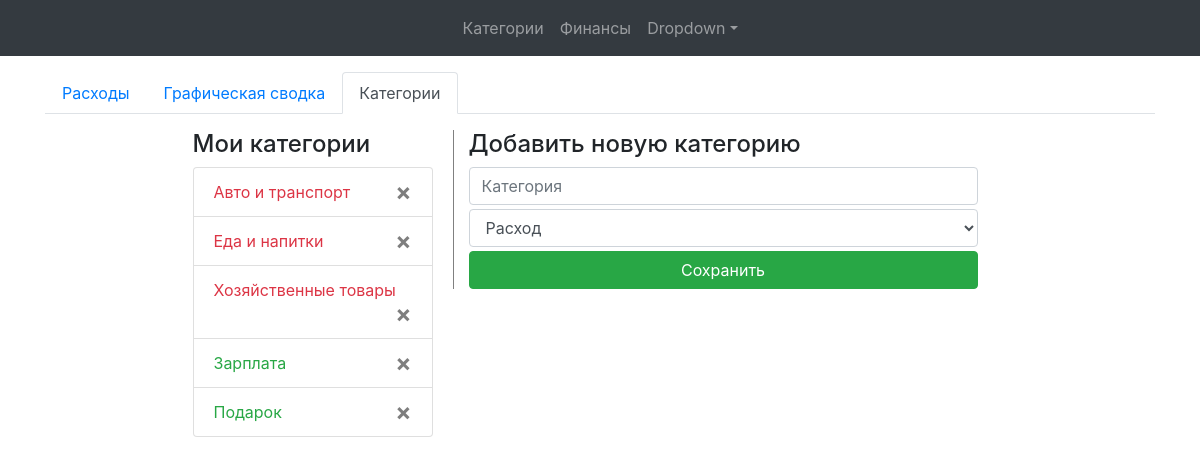
The page /category/ on the database its author committed.
### budget/models.py (models this page shows)
class Category(models.Model):
    name = models.CharField(max_length=32, verbose_name="Категория")
    user = models.ForeignKey(User, blank=True, null=True, on_delete=models.CASCADE)
    type_pay = models.PositiveSmallIntegerField(choices=((0, 'Расход'), (1, 'Доход')), default=0)
    def __str__(self):
        return self.name  # + " | " + self.get_type_pay_display()

### budget/views.py (the view, shortened to what this page needs)
# urls.py: path('category/', CategoryCreateView.as_view(), name='b-category'),
class CategoryCreateView(CreateView):
    template_name = 'budget/category.html'
    form_class = CategoryForm
    model = Category
    success_url = reverse_lazy('b-category')
    def get_context_data(self, **kwargs):
        context = super().get_context_data(**kwargs)
        category_list = Category.objects.filter(user_id=self.request.user.id).order_by('type_pay', 'name')
        context.update({'category_list': category_list})
        return context
    def get_form_kwargs(self):
        kwargs = super().get_form_kwargs()
        kwargs['initial'].update({'user_id': self.request.user.id})
        return kwargs

### budget/forms.py (shortened to what this page needs)
class CategoryForm(forms.ModelForm):
    user_id = forms.IntegerField(widget=forms.HiddenInput)
    def __init__(self, *args, **kwargs):
        super().__init__(*args, **kwargs)
        for field in ['name', 'type_pay']:
            self.fields[field].widget.attrs.update({'class': 'form-control', 'placeholder': self.fields[field].label})
    class Meta:
        model = Category
        fields = ['name', 'type_pay', 'user_id']

class OperationForm(forms.ModelForm):
    def __init__(self, *args, **kwargs):
        super().__init__(*args, **kwargs)
        for field in ['value', 'description', 'category']:
            self.fields[field].widget.attrs.update({'class': 'form-control', 'placeholder': self.fields[field].label})
        self.fields['value'].widget.attrs.update({'min': 0})
        self.fields['description'].widget.attrs.update({'list': 'desc-list'})
    class Meta:
        model = Operation
        fields = ['value', 'description', 'category']

### budget/templatetags/budgettags.py (called while the page is built)
@register.inclusion_tag('budget/include/form_finance.html')
def form_finance(*args):
    form = OperationForm()
    return {'form': form}

### budget/templates/budget/category.html (shortened to what this page needs)
{% extends 'base.html' %}
{% block content %}
{% include 'budget/base_operation_include.html' %}
<div class="container row mt-3" id="app_category">
    <div class="col-3 ml-auto">
        <h4>Мои категории</h4>
        <ul class="list-group">
            {% if category_list %}
            {% for category in category_list %}
            <a href="#!"
               class="list-group-item list-group-item-action {% if category.type_pay%}text-success{%else%}text-danger{%endif%}">{{category}}
                <button type="button" class="close" data-dismiss="alert" aria-label="Close"
                        v-on:click="delete_category({{category.id}}, '{{category.name}}')">
                    <span aria-hidden="true">&times;</span>
                </button>
            </a>
            {% endfor %}
            {% else %}
            <p class="text-muted">У Вас нет категорий</p>
            {% endif %}
        </ul>
    </div>
    <div class="col-6 mr-auto  v-divider">
        <h4>Добавить новую категорию</h4>
        <form method="post">
            {% for field in form %}
            <div class="mb-1">{{field}}</div>
            {% endfor %}
            <input type="submit" value="Сохранить" class="btn btn-success btn-block">
        </form>
    </div>
</div>
{% endblock content %}

### static/css/style.css (style rules this page uses)
.v-divider { margin-left:5px; margin-right:5px; width:1px; height:100%; border-left:1px solid gray; }

### rows shown on the page
Category: name "Авто и транспорт"
Category: name "Еда и напитки"
Category: name "Хозяйственные товары"
Category: name "Зарплата"
Category: name "Подарок"
